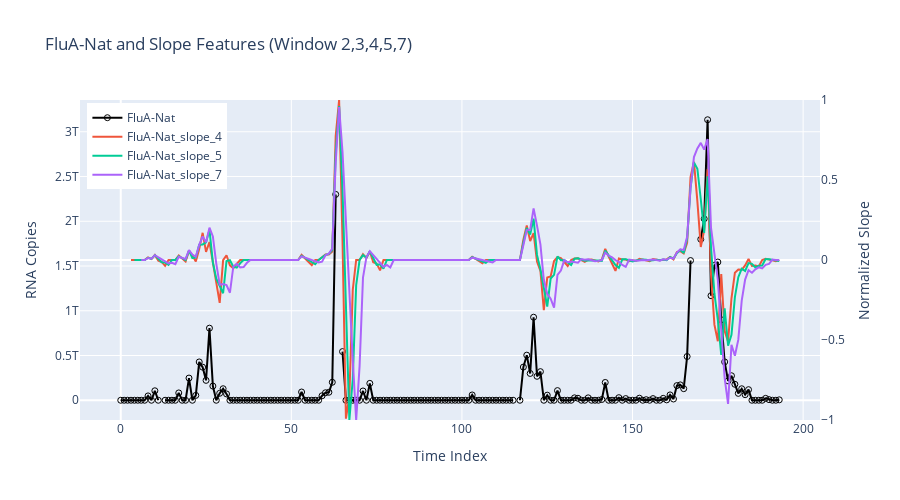

The cell this chart's notebook holds for it:
### Code cell
plot_df = df_flu[['FluA-Nat', 
                #   'FluA-Nat_slope_2', 
                #   'FluA-Nat_slope_3', 
                  'FluA-Nat_slope_4', 
                  'FluA-Nat_slope_5', 
                  'FluA-Nat_slope_7']].copy()
plot_df['index'] = plot_df.index  # Needed for x-axis

# Separate the slope columns and the original value column
slope_cols = [
    # 'FluA-Nat_slope_2', 
    # 'FluA-Nat_slope_3', 
    'FluA-Nat_slope_4', 
    'FluA-Nat_slope_5', 
    'FluA-Nat_slope_7']

fig = go.Figure()

# Add FluA-Nat line on primary y-axis
fig.add_trace(go.Scatter(
    x=plot_df['index'],
    y=plot_df['FluA-Nat'],
    mode='lines+markers',
    name='FluA-Nat',
    marker=dict(size=6, color='black', symbol='circle-open'),
    yaxis='y1'
))

# Add slope lines on secondary y-axis
for col in slope_cols:
    fig.add_trace(go.Scatter(
        x=plot_df['index'],
        y=plot_df[col],
        mode='lines',
        name=col,
        yaxis='y2'
    ))

fig.update_layout(
    title='FluA-Nat and Slope Features (Window 2,3,4,5,7)',
    xaxis=dict(title='Time Index'),
    yaxis=dict(
        title='RNA Copies',
        side='left',
        showgrid=True
    ),
    yaxis2=dict(
        title='Normalized Slope',
        overlaying='y',
        side='right',
        range=[-1, 1],
        showgrid=False,
        zeroline=True
    ),
    legend=dict(x=0.01, y=0.99),
    hovermode='x unified',
    width=900,
    height=500
)

fig.show()

### Figure 1 — Plotly figure (JSON) as saved in the notebook; plotly's stock layout.template omitted (floating-point values rounded to 4 significant figures; data arrays with more than 128 entries replaced by an {"elided": "..."} marker saying what was removed)
{"data": [{"marker": {"color": "black", "size": 6, "symbol": "circle-open"}, "mode": "lines+markers", "name": "FluA-Nat", "type": "scatter", "x": {"elided": "194 int values"}, "y": {"elided": "194 float values"}, "yaxis": "y"}, {"mode": "lines", "name": "FluA-Nat_slope_4", "type": "scatter", "x": {"elided": "194 int values"}, "y": {"elided": "194 float values"}, "yaxis": "y2"}, {"mode": "lines", "name": "FluA-Nat_slope_5", "type": "scatter", "x": {"elided": "194 int values"}, "y": {"elided": "194 float values"}, "yaxis": "y2"}, {"mode": "lines", "name": "FluA-Nat_slope_7", "type": "scatter", "x": {"elided": "194 int values"}, "y": {"elided": "194 float values"}, "yaxis": "y2"}], "layout": {"height": 500, "hovermode": "x unified", "legend": {"x": 0.01, "y": 0.99}, "title": {"text": "FluA-Nat and Slope Features (Window 2,3,4,5,7)"}, "width": 900, "xaxis": {"title": {"text": "Time Index"}}, "yaxis": {"showgrid": true, "side": "left", "title": {"text": "RNA Copies"}}, "yaxis2": {"overlaying": "y", "range": [-1, 1], "showgrid": false, "side": "right", "title": {"text": "Normalized Slope"}, "zeroline": true}}}
